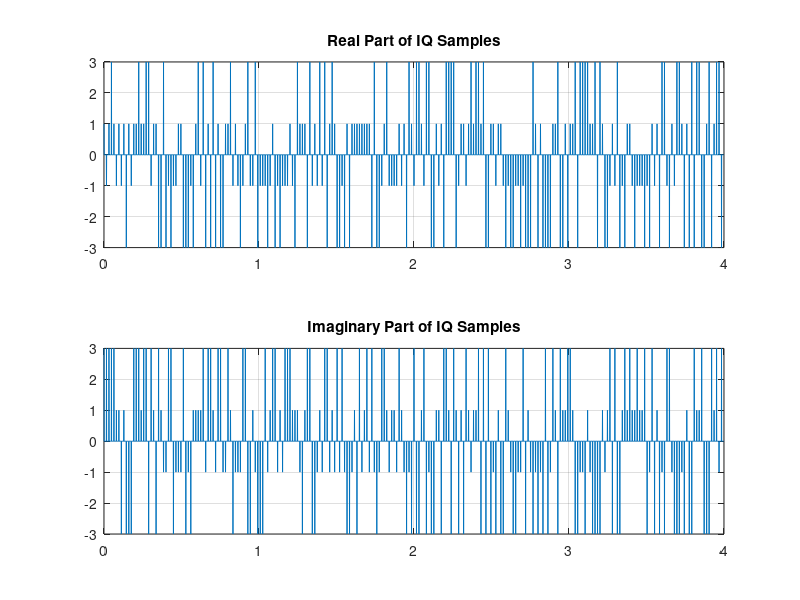
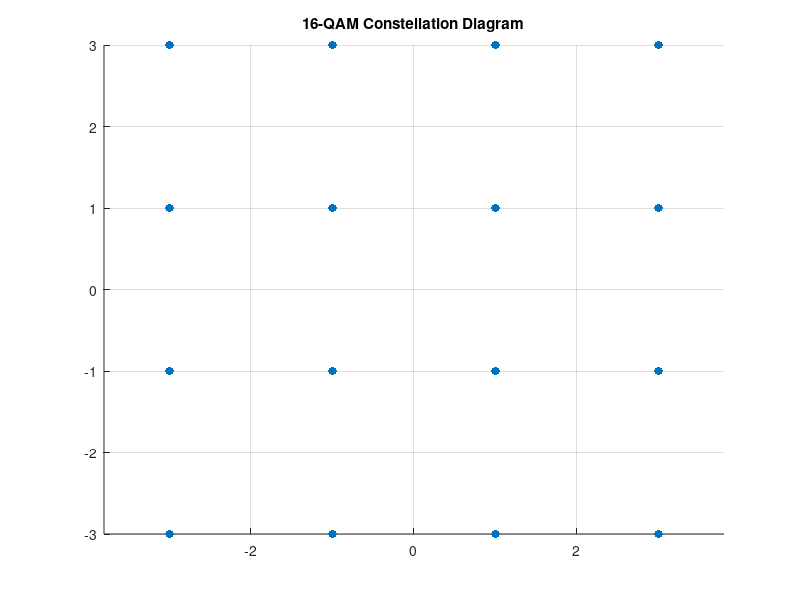

Write MATLAB code to recreate these figures, in order. (Note: this script raises an error after producing the figures.)
clear
close all
clc

Ts=1e-3;% 1 ms
sps = 16;
T_sample=Ts/sps;          % sps samples in each symbol duration
F_sample=1/T_sample;
fc = 100;
M = 16;   % 16-QAM
k = log2(M); % Bits per symbol
SNR = 20; % Signal-to-Noise Ratio in dB
numBits = 1000;
num_symbols = numBits / log2(M);

% Generate random bits
dataBits = randi([0 1], 1, num_symbols*log2(M));
% %% Linear Block Encoding 
% 
% % Channel Coding Example using Hamming(7,4) Code
% 
% % 1. Define the generator matrix (G) and parity-check matrix (H) for Hamming(7,4)
% num_blocks = length(dataBits) / 4;% Linear Block Encoding (7,4 Hamming Code)
% enc_bits = zeros(1, num_blocks * 7); % Pre-allocate for encoded bits
% H = [1 1 0 1; 1 0 1 1; 0 1 1 1]; % Parity check matrix for (7,4) Hamming code
% G = [eye(4), H']; % Generator matrix for (7,4) Hamming code
% 
% for i = 1:num_blocks
%     data_block = dataBits((i-1)*4 + (1:4)); % Take 4 bits at a time
%     code_block = mod(data_block * G, 2); % Encode using Hamming code
%     enc_bits((i-1)*7 + (1:7)) = code_block; % Store encoded bits in pre-allocated array
% end
% 
% % Update number of symbols to reflect the expanded bits
% num_symbols = length(enc_bits) / 4;
% bit_groups = reshape(enc_bits, 4, [])';
% 
% % 2. Encode a message (example 4-bit message)
% dataBits = [1 0 1 0];  % 4-bit input message (arbitrary)
% 
% % Encode using the generator matrix (G)
% encoded_bits = mod(dataBits * G, 2);
% 
% % % 3. Simulate transmission by adding noise (errors)
% % % Create a random error vector (simulate random bit flip in transmission)
% % error_vector = randi([0 1], 1, 7);  % Random error vector (7 bits)
% % received_bits = mod(encoded_bits + error_vector, 2);  % Received bits with errors
% % 
% % % 4. Decode the received bits using the parity-check matrix (H)
% % % Calculate the syndrome vector
% % syndrome = mod(received_bits * H', 2);
% % 
% % % If the syndrome is non-zero, there is an error
% % if any(syndrome)
% %     % If the syndrome is non-zero, correct the error (1-bit error correction)
% %     % The position of the error is given by the syndrome vector
% %     error_position = bi2de(syndrome, 'left-msb') + 1;
% %     fprintf('Error detected at position %d. Correcting...\n', error_position);
% % 
% %     % Flip the bit at the error position to correct it
% %     received_bits(error_position) = mod(received_bits(error_position) + 1, 2);
% % else
% %     fprintf('No error detected.\n');
% % end
% % 
% % % 5. Extract the original 4 data bits after decoding (remove parity bits)
% % decoded_bits = received_bits(1:4);  % First 4 bits are the original data bits
% % 
% % % Display results
% % fprintf('Original message: ');
% % disp(dataBits);
% % 
% % fprintf('Encoded message: ');
% % disp(encoded_bits);
% % 
% % fprintf('Received message with error: ');
% % disp(received_bits);
% % 
% % fprintf('Decoded message: ');
% % disp(decoded_bits);




%% Grouping and Mapping

% Convert bits to symbols
dataSymbols = bi2de(reshape(dataBits, k, []).', 'left-msb');

% Map symbols to IQ points
% 16-QAM Constellation (example mapping)
constellation = [
    -3 -3;  -3 -1;  -3 +3;  -3 +1;
    -1 -3;  -1 -1;  -1 +3;  -1 +1;
    +3 -3;  +3 -1;  +3 +3;  +3 +1;
    +1 -3;  +1 -1;  +1 +3;  +1 +1
];

% Generate IQ samples based on the symbols
IQ_Samples = zeros(1, num_symbols * sps);

for i = 1:num_symbols
    symbol = dataSymbols(i) + 1;  % Convert to 1-based index
    IQ_Samples((i-1)*sps + 1) = ...
        constellation(symbol, 1) + 1j * constellation(symbol, 2);
end

% Time vector for plotting
t = 0:Ts:(length(IQ_Samples)-1)*Ts;

% Plot the IQ samples
figure(1);
subplot(2, 1, 1);
plot(t, real(IQ_Samples)); hold on
title('Real Part of IQ Samples');
grid on

subplot(2, 1, 2);
plot(t, imag(IQ_Samples)); hold on
title('Imaginary Part of IQ Samples');
grid on

% Plot the constellation
figure(2);
scatter(constellation(:, 1), constellation(:, 2), 'filled');
title('16-QAM Constellation Diagram');
axis equal;
grid on

%% Pulse shapping

% Pulse Shaping using a Root Raised Cosine Filter
rolloff = 0.25;               % Rolloff factor
span = 6;                     % Filter length in symbols
rrcFilter = rcosdesign(rolloff,span,sps);
impz(rrcFilter)

% Convolve IQ samples with the pulse shaping filter
shapedSignal = conv(IQ_Samples, rrcFilter, 'same');

%% %% PASSBAND CONVERSION

% Passband Modulation
t = (0:length(shapedSignal)-1) / F_sample;  % Time vector
I_passbandSignal = real(shapedSignal) .* cos(2 * pi * fc * t);
Q_passbandSignal = -imag(shapedSignal) .* sin(2 * pi * fc * t);

%% passband IQ samples
figure(3)
subplot(2,1,1)
plot(t,real(shapedSignal), 'r-'); hold on
plot(t,-real(shapedSignal), 'r-'); hold on
plot(t,I_passbandSignal, 'b.-'); hold on
title("I Samples in passband")
subplot(2,1,2)
plot(t,imag(shapedSignal), 'r-'); hold on
plot(t,-imag(shapedSignal), 'r-'); hold on
plot(t,Q_passbandSignal, 'b.-'); hold on
title("Q Samples in passband")


%% Noise Adding

% Add AWGN noise

noisySignal = awgn(shapedSignal, SNR, 'measured');

% Demodulation (assuming coherent detection)
% Sample the received signal
receivedSamples = noisySignal(1:sps:end);  % Take one sample per symbol



% Plotting
figure(4)
subplot(1, 1, 1)
plot(real(shapedSignal));
title('Pulse Shaped Signal');
xlabel('Samples');
ylabel('Amplitude');

figure(5)
subplot(1, 1, 1)
plot(real(noisySignal));
title('Received Noisy Signal');
xlabel('Samples');
ylabel('Amplitude');

figure(6)
subplot(1, 1, 1)
scatter(constellation(:, 1), constellation(:, 2), 'filled');
hold on;
scatter(real(receivedSamples), imag(receivedSamples), 'r');  % Received symbols
title('Constellation Diagram');
xlabel('In-Phase');
ylabel('Quadrature');
axis equal;
grid on;

%% % --- Passband to Baseband Conversion ---

% Demodulate the Passband Signal
x_I_baseband_down = I_passbandSignal .* cos(2 * pi * fc * t);  % I component
x_Q_baseband_down = Q_passbandSignal .* sin(2 * pi * fc * t);  % Q component


% Design a low-pass filter to recover the I and Q components
Rb = 1/Ts;
rolloff = 0.25;
wc = Rb/2*(1+rolloff);
b = fir1(50,2*pi*wc/F_sample);
y_I_shaped = filter(b,1,x_I_baseband_down);
y_Q_shaped = filter(b,1,x_Q_baseband_down);

% Apply the low-pass filter to both components
 x_I_baseband_down = filter(b, 1, y_I_shaped );
x_Q_baseband_down = filter(b, 1, y_Q_shaped );

% Downsample to recover the baseband signal (taking one sample per symbol)
baseband_I = x_I_baseband_down(1:sps:end);
baseband_Q = x_Q_baseband_down(1:sps:end);

% Combine I and Q components into complex baseband signal
basebandSignal = baseband_I + 1j * baseband_Q;

%% Matched Filter
y_I_received = conv(y_I_shaped, rrcFilter);
y_Q_received = conv(y_Q_shaped, rrcFilter);

%plot matched filter output
figure(7)
subplot(2,1,1)
t=(0:length(y_I_received)-1)*T_sample;
plot(t,y_I_received, 'r.-'); hold on;grid on
title('matched filter I chann output')

subplot(2,1,2)
plot(t,y_Q_received, 'r.-'); hold on;grid on
title('matched filter Q chann output')

%% Map back to symbols

demodulatedSymbols = zeros(1, num_symbols);
for i = 1:num_symbols
    % Find closest constellation points
    [~, demodulatedSymbols(i)] = min(abs(basebandSignal(i) - constellation(:, 1) + 1j * constellation(:, 2)));
end

% Convert symbols back to bits
demodulatedBits = de2bi(demodulatedSymbols - 1, log2(M), 'left-msb');  % Convert back to bits
demodulatedBits = demodulatedBits(:)';  % Reshape to a row vector
%% Decoding

% % 3. Simulate transmission by adding noise (errors)
% % Create a random error vector (simulate random bit flip in transmission)
% error_vector = randi([0 1], 1, 7);  % Random error vector (7 bits)
% received_bits = mod(encoded_bits + error_vector, 2);  % Received bits with errors
% 
% % 4. Decode the received bits using the parity-check matrix (H)
% % Calculate the syndrome vector
% syndrome = mod(received_bits * H', 2);
% 
% % If the syndrome is non-zero, there is an error
% if any(syndrome)
%     % If the syndrome is non-zero, correct the error (1-bit error correction)
%     % The position of the error is given by the syndrome vector
%     error_position = bi2de(syndrome, 'left-msb') + 1;
%     fprintf('Error detected at position %d. Correcting...\n', error_position);
% 
%     % Flip the bit at the error position to correct it
%     received_bits(error_position) = mod(received_bits(error_position) + 1, 2);
% else
%     fprintf('No error detected.\n');
% end
% 
% % 5. Extract the original 4 data bits after decoding (remove parity bits)
% decoded_bits = received_bits(1:4);  % First 4 bits are the original data bits
% 
% % Display results
% fprintf('Original message: ');
% disp(dataBits);
% 
% fprintf('Encoded message: ');
% disp(encoded_bits);
% 
% fprintf('Received message with error: ');
% disp(received_bits);
% 
% fprintf('Decoded message: ');
% disp(decoded_bits);
%% 


% Plotting the Signals
figure(8)
subplot(1, 1, 1)
plot(t, y_I_received , 'b'); % Plot I component
hold on;
plot(t, y_Q_received , 'r--'); % Plot Q component
title('Demodulated I and Q Components');
xlabel('Time (s)');
ylabel('Amplitude');
legend('I Component', 'Q Component');
grid on;

figure(9)
subplot(1, 1, 1)
scatter(constellation(:, 1), constellation(:, 2), 'filled');
hold on;
scatter(real(basebandSignal), imag(basebandSignal), 'r');  % Demodulated symbols
title('Constellation Diagram after Demodulation');
xlabel('In-Phase');
ylabel('Quadrature');
axis equal;
grid on;

% % Calculate Bit Error Rate (BER)
% ber = sum(dataBits ~= demodulatedBits) / numBits;  % Bit Error Rate
% 
% % Display Results
% disp(['Bit Error Rate (BER): ', num2str(ber)]);
% 
% 
% rng default;                     % Default random number generator
% dataIn = randi([0 1],numBits,1); % Generate vector of binary data
% dataSymbolsIn = bit2int(dataIn,k);
% dataMod = qammod(dataSymbolsIn,M);
% 
% txFiltSignal = upfirdn(dataMod,rrcFilter,sps,1);
% 
% EbNo = 100;
% snr = convertSNR(EbNo,'ebno', ...
%     samplespersymbol=sps, ...
%     bitspersymbol=k);
% rxSignal = awgn(txFiltSignal,snr,'measured');
% 
% rxFiltSignal = ...
%     upfirdn(rxSignal,rrcFilter,1,sps);       % Downsample and filter
% rxFiltSignal = ...
%     rxFiltSignal(span + 1:end - span); % Account for delay
% 
% dataSymbolsOut = qamdemod(rxFiltSignal,M);
% dataOut = int2bit(dataSymbolsOut,k);
% 
% [numErrors,ber] = biterr(dataIn,dataOut);
% fprintf(['\nFor an EbNo setting of %3.1f dB, ' ...
%     'the bit error rate is %5.2e, based on %d errors.\n'], ...
%     EbNo,ber,numErrors)
% 
% EbNo = 100;
% snr = convertSNR(EbNo,'ebno', ...
%     samplespersymbol=sps, ...
%     bitspersymbol=k);
% rxSignal = awgn(txFiltSignal,snr,'measured');
% rxFiltSignal = ...
%     upfirdn(rxSignal,rrcFilter,1,sps);       % Downsample and filter
% rxFiltSignal = ...
%     rxFiltSignal(span + 1:end - span); % Account for delay
% 
% eyediagram(txFiltSignal(1:200),sps*2);
% eyediagram(rxSignal(1:200),sps*2);
% eyediagram(rxFiltSignal(1:200),2);
% 
% 
% scatplot = scatterplot(sqrt(sps)*...
%     rxSignal(1:sps*5e3),...
%     sps,0);
% hold on;
% scatterplot(rxFiltSignal(1:5e3),1,0,'bx',scatplot);
% title('Received Signal, Before and After Filtering');
% legend('Before Filtering','After Filtering');
% axis([-5 5 -5 5]); % Set axis ranges
% hold off;